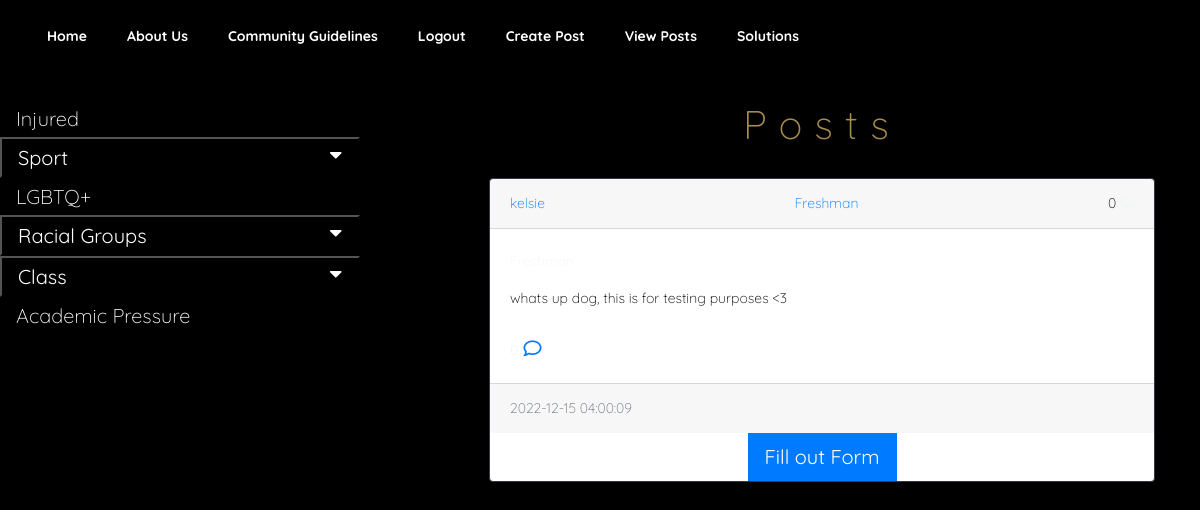
Page /view_posts/ (signed in) on the committed database.
### website/models.py (models this page shows)
class Post(db.Model):
    id = db.Column(db.Integer, primary_key=True)
    text = db.Column(db.Text, nullable=False)
    categ = db.Column(db.Text, nullable=True)
    browser = db.Column(db.String(150), unique=True)
    date_created = db.Column(db.DateTime(timezone=True), default=func.now())
    author = db.Column(db.Integer, db.ForeignKey('user.id', ondelete="CASCADE"), nullable=False)
    comments = db.relationship('Comment', backref='post', passive_deletes=True)
    likes = db.relationship('Like', backref='post', passive_deletes=True)

class User(db.Model, UserMixin):
    id = db.Column(db.Integer, primary_key=True)
    email = db.Column(db.String(150), unique=True)
    username = db.Column(db.String(150), unique=True)
    password = db.Column(db.String(150))
    browser = db.Column(db.String(150))
    date_created = db.Column(db.DateTime(timezone=True), default=func.now())
    posts = db.relationship('Post', backref='user', passive_deletes=True)
    comments = db.relationship('Comment', backref='user', passive_deletes=True)
    likes = db.relationship('Like', backref='user', passive_deletes=True)

### website/views.py (the view)
@views.route("/view_posts/", methods = ["GET"])
@login_required
def view_posts():
    posts = Post.query.all()
    return render_template("view_posts.html", user=current_user, posts=posts)

### website/__init__.py (called while the page is built)
def create_app():
    app = Flask(__name__)
    app.config['SECRET_KEY'] = "helloworld"
    app.config['SQLALCHEMY_DATABASE_URI'] = f'sqlite:///{DB_NAME}'
    app.config['RECAPTCHA_PUBLIC_KEY'] = '6Lf2mcMhAAAAAHPekK8_exQ5enP1db6kYKlevRyb'
    app.config['RECAPTCHA_PRIVATE_KEY'] = '6Lf2mcMhAAAAALsvyxebf4_d8gSHDE5ZkYa3hNpo'
    recaptcha = ReCaptcha(app)
    db.init_app(app)
    from .views import views
    from .auth import auth
    app.register_blueprint(views, url_prefix="/")
    app.register_blueprint(auth, url_prefix="/")
    from .models import User, Post, Comment, Like, Browsers
    create_database(app)
    login_manager = LoginManager()
    login_manager.login_view = "auth.login"
    login_manager.init_app(app)
    @login_manager.user_loader
    def load_user(id):
        return User.query.get(int(id))
    return app

### website/templates/view_posts.html (shortened to what this page needs)
{% extends "posts_div.html" %} {% block title %}View Posts
    <link rel="stylesheet" href="{{ url_for('static', filename='plugins/bootstrap/bootstrap.min.css') }}">
    <link rel="stylesheet" href="{{ url_for('static', filename='plugins/owl-carousel/owl.carousel.css') }}">
    <link rel="stylesheet" href="{{ url_for('static', filename='plugins/magnific-popup/magnific-popup.css') }}">
    <link rel="stylesheet" href="{{ url_for('static', filename='styles/style.css') }}">
</head>
{% endblock %}

### website/templates/posts_div.html (shortened to what this page needs)
{% extends "base.html" %} {% block title %}Home{% endblock %} {% block content
%}
<head>
    <link rel="stylesheet" href="https://use.fontawesome.com/releases/v5.6.3/css/all.css">
</head>
<body>
<section class="posts-page">
<div class="sidenav">
  <a href="/posts_sorted/injured">Injured</a>
  <button class="dropdown-btn">Sport
    <i class="fa fa-caret-down"></i>
  </button>
  <a href="/posts_sorted/lgbtq">LGBTQ+</a>
  <button class="dropdown-btn">Racial Groups
    <i class="fa fa-caret-down"></i>
  </button>
  <button class="dropdown-btn">Class
    <i class="fa fa-caret-down"></i>
  </button>
  <a href="/posts_sorted/academic">Academic Pressure</a>
</div>
<div id="posts">
    <h1 class="posts-header">{% block header %}Posts{% endblock %}</h1>
    {% for post in posts %}
    <div class="card border-dark">
        <div class="card-header d-flex justify-content-between align-items-center">
            <a href="/posts/{{post.user.username}}">{{post.user.username}}</a>
            <a href="/posts_sorted/{{post.browser}}">{{post.browser}}</a>
            <div>
                                <link rel="stylesheet" href="https://use.fontawesome.com/releases/v5.13.0/css/all.css">
                <span id="likes-count-{{post.id}}">
        {{ post.likes|length }}</span>
                {% if user.id in post.likes|map(attribute="author")|list %}
                <a
                        class="fas fa-heart"
                        id="like-button-{{post.id}}"
                        onclick="like({{post.id}})"
                ></a>
                {% else %}
                <a
                        class="far fa-heart"
                        id="like-button-{{post.id}}"
                        onclick="like({{post.id}})"
                ></a>
                {% endif %}
            </div>
        </div>
        <div class="card-body">
            <div href="/posts/{{post.browser}}" class="card-title">{{post.browser}}</div>
<div class="ex1">{{ post.text }}</div>
            <br/>
            <p class="card-text">
                {% if post.comments|length >= 0 %}
                    <small>{{post.comments|length}}</small>
                <a data-bs-toggle="collapse"
                        class="fa-regular fa-comment"
                        href="#comments-{{post.id}}"
                ></a>
                {% else %}
                <small class="text-muted"> No Comments</small>
                {% endif %}
            </p>
        </div>
        <div class="card-footer text-muted">
            {{post.date_created}}
        </div>
        <div align="center">
        <a href="/create-post">
            <button type="button" class="btn btn-primary btn-lg">
                Fill out Form
            </button>
        </a>
    </div>
    </div>
        {% endfor %}
    {% block footer %}
</div>
</section>
</body>
{% endblock %} {% endblock %}

### website/static/styles/style.css (style rules this page uses)
html, body, { position:fixed; top:0; bottom:0; left:0; right:0; }
body { font-size: 14px; font-weight: 300; line-height: 25px; color: #F0F7F4; font-family: "Quicksand", sans-serif; -webkit-font-smoothing: antialiased; background-color: #000; }
div { display: block; }
a, a:active, a:focus, a:active { text-decoration: none; }
h1, h2, h3, h4, h5, h6 { font-weight: 300; margin: 0px; color: #A58C50; }
h1 { letter-spacing: 0.3em; font-size: 40px; }
p { font-size: 18px; line-height: 25px; }
a { transition: all 0.2s ease-in-out 0s; }
span { color: black; }
.sidenav { padding-top: 100px; position: fixed; width: 30%; height: 100%; z-index: 1; top: 0; left: 0; background-color: #000; overflow-x: hidden; }
.sidenav a, .dropdown-btn { padding: 6px 8px 6px 16px; text-decoration: none; font-size: 20px; color: #FFF; display: block; background: none; width: 100%; text-align: left; cursor: pointer; outline: none; }
.fa-caret-down { float: right; padding-right: 8px; }
#posts { padding-top: 100px; width: 100%; float: right !important; }
.border-dark { width: 60%; float: right !important; margin-top: 30px; }
.posts-header { text-align: center; width: 60%; float: right !important; }
.btn { border-radius: 0; }
.card-footer { display: flex; align-items: center!important; justify-content: space-between!important; }
.far, .fas { color: red; }
.ex1 { color: #000; }

### rows in the picture
Post: user.username "kelsie", browser "Freshman", likes|length "0", text "whats up dog, this is for testing purposes <3", date_created "2022-12-15 04:00:09"
